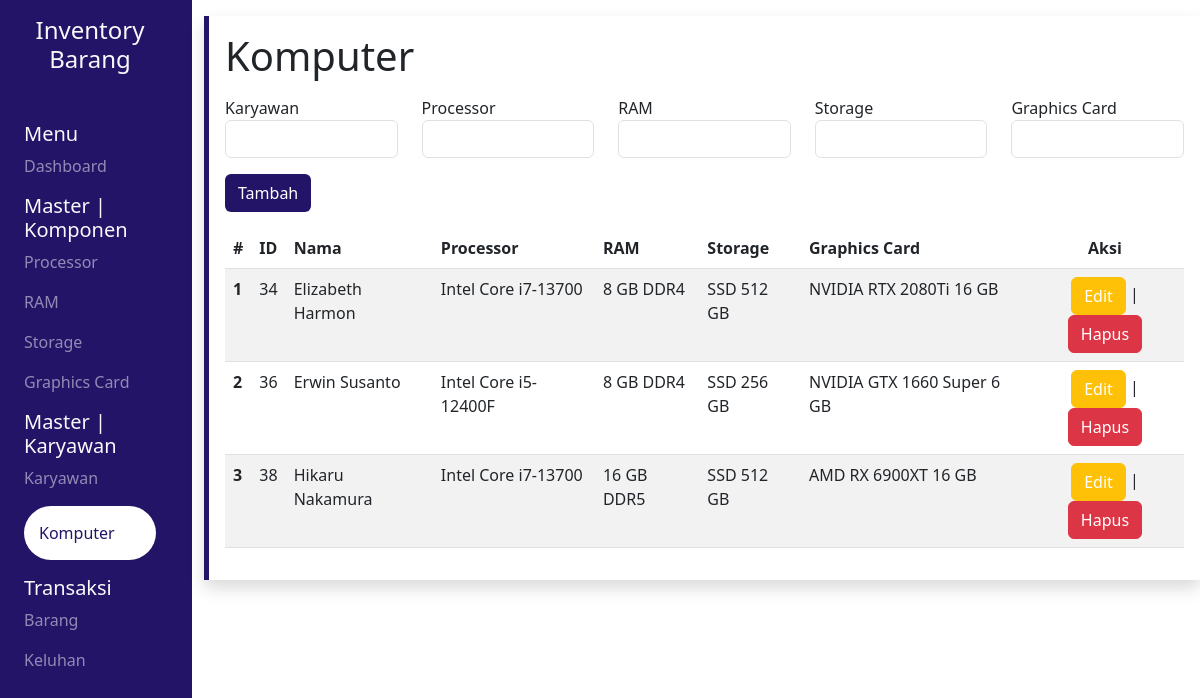
Page /pages/komputer/index.php on the committed database.
### tables this page shows
CREATE TABLE `komputer` (
  `id` int(11) NOT NULL,
  `id_karyawan` int(11) NOT NULL,
  `id_processor` int(11) NOT NULL,
  `id_ram` int(11) NOT NULL,
  `id_storage` int(11) NOT NULL,
  `id_vga` int(11) NOT NULL
);

CREATE TABLE `karyawan` (
  `id` int(11) NOT NULL,
  `nama` varchar(25) NOT NULL,
  `nip` bigint(18) NOT NULL,
  `jk` enum('Laki - Laki','Perempuan') NOT NULL,
  `divisi` varchar(25) NOT NULL
);

CREATE TABLE `processor` (
  `id` int(11) NOT NULL,
  `nama` varchar(25) NOT NULL,
  `stok` int(11) NOT NULL
);

CREATE TABLE `ram` (
  `id` int(11) NOT NULL,
  `tipe_memori` enum('DDR2','DDR3','DDR4','DDR5') NOT NULL,
  `kapasitas` varchar(25) NOT NULL,
  `stok` int(11) NOT NULL
);

CREATE TABLE `storage` (
  `id` int(11) NOT NULL,
  `tipe` varchar(25) NOT NULL,
  `kapasitas` int(11) NOT NULL,
  `stok` int(11) NOT NULL
);

CREATE TABLE `vga` (
  `id` int(11) NOT NULL,
  `brand` varchar(25) NOT NULL,
  `nama` varchar(25) NOT NULL,
  `vram` int(11) NOT NULL,
  `stok` int(11) NOT NULL
);

### pages/komputer/index.php (the view, shortened to what this page needs)
<?php
include "../src/config/connect.php";
$query_join = "SELECT
    k.id AS id,
    karyawan.nama AS nama_karyawan,
    p.nama AS nama_processor,
    r.kapasitas AS kapasitas_ram,
    r.tipe_memori AS tipe_ram,
    s.tipe AS tipe_storage,
    s.kapasitas AS kapasitas_storage,
    v.brand AS brand_vga,
    v.nama AS nama_vga,
    v.vram AS vram_vga
FROM komputer k
JOIN karyawan ON k.id_karyawan = karyawan.id
JOIN processor p ON k.id_processor = p.id
JOIN ram r ON k.id_ram = r.id
JOIN storage s ON k.id_storage = s.id
JOIN vga v ON k.id_vga = v.id
ORDER BY karyawan.nama ASC";
$result_join = mysqli_query($conn, $query_join);
?>
<!DOCTYPE html>
<html lang="en">
<head>
    <link rel="stylesheet" href="../src/css/global.css">
    <?php include '../src/library/bootstrap.php' ?>
    <?php include '../src/library/datatables.php' ?>
    <?php include '../src/library/sweetalert.php' ?>
</head>
<body>
    <div class="wrapper">
        <div class="row vh-100">
            <section class="col-md-2 sidebar text-light">
                <div class="text-center my-3 mb-5">
                    <h4>Inventory Barang</h4>
                </div>
                <div class="mx-4">
                    <h5>Menu</h5>
                    <a href="../dashboard/">
                        <p class="opacity">Dashboard</p>
                    </a>
                </div>
                <div class="mx-4">
                    <h5>Master | Komponen</h5>
                    <a href="../processor/">
                        <p class="opacity">Processor</p>
                    </a>
                    <a href="../ram/">
                        <p class="opacity">RAM</p>
                    </a>
                    <a href="../storage/">
                        <p class="opacity">Storage</p>
                    </a>
                    <a href="../vga/">
                        <p class="opacity">Graphics Card</p>
                    </a>
                </div>
                <div class="mx-4">
                    <h5>Master | Karyawan</h5>
                    <a href="../karyawan/">
                        <p class="opacity">Karyawan</p>
                        <a href="../komputer/">
                            <p class="opacity-100 aktif rounded-pill">Komputer</p>
                        </a>
                    </a>
                </div>
                <div class="mx-4">
                    <h5>Transaksi</h5>
                    <a href="../barang/">
                        <p class="opacity">Barang</p>
                    </a>
                    <a href="../keluhan/">
                        <p class="opacity">Keluhan</p>
                    </a>
                </div>
            </section>
            <section class="col-md-10 content">
                <div class="wrapper shadow p-3 my-3 left">
                    <h1>Komputer</h1>
                    <form action="" method="POST">
                        <div class="row my-3">
                            <div class="col">
                                <label for="karyawan">Karyawan</label>
                                <input class="form-control" type="text" name="karyawan_input" id="karyawan_input" list="list_karyawan" autocomplete="off" required>
                            </div>
                            <div class="col">
                                <label for="processor">Processor</label>
                                <input class="form-control" type="text" name="processor_input" id="processor_input" list="list_processor" autocomplete="off" required>
                            </div>
                            <div class="col">
                                <label for="ram">RAM</label>
                                <input class="form-control" type="text" name="ram_input" id="ram_input" list="list_ram" autocomplete="off" required>
                            </div>
                            <div class="col">
                                <label for="storage">Storage</label>
                                <input class="form-control" type="text" name="storage_input" id="storage_input" list="list_storage" autocomplete="off" required>
                            </div>
                            <div class="col">
                                <label for="vga">Graphics Card</label>
                                <input class="form-control" type="text" name="vga_input" id="vga_input" list="list_vga" autocomplete="off" required>
                            </div>
                        </div>
                        <button class="btn ungu mb-3" name="submit">Tambah</button>
                    </form>
                    <table id="myTable" class="table table-striped display">
                        <thead>
                            <tr>
                                <th scope="col">#</th>
                                <th scope="col">ID</th>
                                <th scope="col">Nama</th>
                                <th scope="col">Processor</th>
                                <th scope="col">RAM</th>
                                <th scope="col">Storage</th>
                                <th scope="col">Graphics Card</th>
                                <th scope="col" class="text-center">Aksi</th>
                            </tr>
                        </thead>
                        <tbody>
                            <?php $no = 1 ?>
                            <?php while ($result = mysqli_fetch_array($result_join)) : ?>
                                <tr>
                                    <th scope="row"><?= $no++ ?></th>
                                    <td><?= $result["id"] ?></td>
                                    <td><?= $result["nama_karyawan"] ?></td>
                                    <td><?= $result["nama_processor"] ?></td>
                                    <td><?= $result["kapasitas_ram"] . ' GB ' . $result['tipe_ram'] ?></td>
                                    <td><?= $result["tipe_storage"] . ' ' . $result['kapasitas_storage'] . ' GB' ?></td>
                                    <td><?= $result['brand_vga'] . ' ' . $result["nama_vga"] . ' ' . $result['vram_vga'] . ' GB' ?></td>
                                    <td>
                                        <div class="text-center">
                                            <a href="update.php?id=<?= $result['id'] ?>" class="btn btn-warning">Edit</a> | <a href="delete.php?id=<?= $result['id'] ?>" id="btn-del" class="btn btn-danger">Hapus</a>
                                        </div>
                                    </td>
                                </tr>
                            <?php endwhile; ?>
                        </tbody>
                    </table>
                </div>
            </section>
        </div>
    </div>
</body>
</html>

### pages/src/css/global.css (style rules this page uses)
body { overflow-x: hidden; }
a { text-decoration: none !important; color: #fff !important; }
.aktif { background-color: #fff; color: #241468; padding: 15px; }
.ungu { background-color: #241468 !important; color: #fff !important; }
.opacity { opacity: 0.5; }
.sidebar { background-color: #241468 !important; }
.left { border-left: 5px solid #241468 !important; }

### rows in the picture
komputer: id "34", id_karyawan.nama "Elizabeth Harmon", id_processor.nama "Intel Core i7-13700", id_ram.kapasitas "8", id_ram.tipe_memori "DDR4", id_storage.tipe "SSD", id_storage.kapasitas "512", id_vga.brand "NVIDIA", id_vga.nama "RTX 2080Ti", id_vga.vram "16"
komputer: id "36", id_karyawan.nama "Erwin Susanto", id_processor.nama "Intel Core i5-12400F", id_ram.kapasitas "8", id_ram.tipe_memori "DDR4", id_storage.tipe "SSD", id_storage.kapasitas "256", id_vga.brand "NVIDIA", id_vga.nama "GTX 1660 Super", id_vga.vram "6"
komputer: id "38", id_karyawan.nama "Hikaru Nakamura", id_processor.nama "Intel Core i7-13700", id_ram.kapasitas "16", id_ram.tipe_memori "DDR5", id_storage.tipe "SSD", id_storage.kapasitas "512", id_vga.brand "AMD", id_vga.nama "RX 6900XT", id_vga.vram "16"
